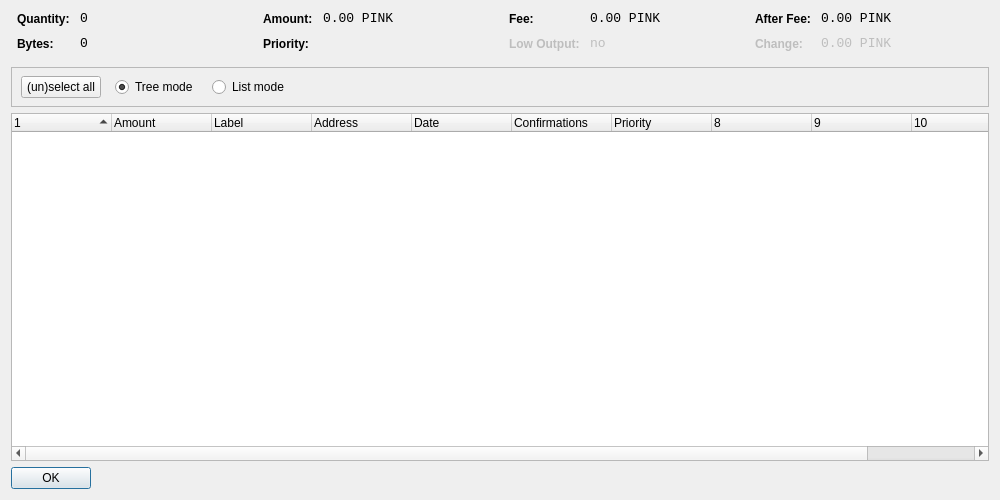
<?xml version="1.0" encoding="UTF-8"?>
<ui version="4.0">
 <class>CoinControlDialog</class>
 <widget class="QDialog" name="CoinControlDialog">
  <property name="geometry">
   <rect>
    <x>0</x>
    <y>0</y>
    <width>1000</width>
    <height>500</height>
   </rect>
  </property>
  <property name="windowTitle">
   <string>Coin Control</string>
  </property>
  <layout class="QVBoxLayout" name="verticalLayout">
   <item>
    <layout class="QHBoxLayout" name="horizontalLayoutTop" stretch="0,0,0,0">
     <property name="topMargin">
      <number>0</number>
     </property>
     <property name="bottomMargin">
      <number>10</number>
     </property>
     <item>
      <layout class="QFormLayout" name="formLayoutCoinControl1">
       <property name="horizontalSpacing">
        <number>10</number>
       </property>
       <property name="verticalSpacing">
        <number>10</number>
       </property>
       <property name="leftMargin">
        <number>6</number>
       </property>
       <property name="rightMargin">
        <number>6</number>
       </property>
       <item row="0" column="0">
        <widget class="QLabel" name="labelCoinControlQuantityText">
         <property name="styleSheet">
          <string notr="true">font-weight:bold;</string>
         </property>
         <property name="text">
          <string>Quantity:</string>
         </property>
        </widget>
       </item>
       <item row="0" column="1">
        <widget class="QLabel" name="labelCoinControlQuantity">
         <property name="font">
          <font>
           <family>Monospace</family>
           <pointsize>10</pointsize>
          </font>
         </property>
         <property name="cursor">
          <cursorShape>IBeamCursor</cursorShape>
         </property>
         <property name="contextMenuPolicy">
          <enum>Qt::ActionsContextMenu</enum>
         </property>
         <property name="text">
          <string notr="true">0</string>
         </property>
         <property name="textInteractionFlags">
          <set>Qt::LinksAccessibleByMouse|Qt::TextSelectableByKeyboard|Qt::TextSelectableByMouse</set>
         </property>
        </widget>
       </item>
       <item row="1" column="0">
        <widget class="QLabel" name="labelCoinControlBytesText">
         <property name="styleSheet">
          <string notr="true">font-weight:bold;</string>
         </property>
         <property name="text">
          <string>Bytes:</string>
         </property>
        </widget>
       </item>
       <item row="1" column="1">
        <widget class="QLabel" name="labelCoinControlBytes">
         <property name="font">
          <font>
           <family>Monospace</family>
           <pointsize>10</pointsize>
          </font>
         </property>
         <property name="cursor">
          <cursorShape>IBeamCursor</cursorShape>
         </property>
         <property name="contextMenuPolicy">
          <enum>Qt::ActionsContextMenu</enum>
         </property>
         <property name="text">
          <string notr="true">0</string>
         </property>
         <property name="textInteractionFlags">
          <set>Qt::LinksAccessibleByMouse|Qt::TextSelectableByKeyboard|Qt::TextSelectableByMouse</set>
         </property>
        </widget>
       </item>
      </layout>
     </item>
     <item>
      <layout class="QFormLayout" name="formLayoutCoinControl2">
       <property name="horizontalSpacing">
        <number>10</number>
       </property>
       <property name="verticalSpacing">
        <number>10</number>
       </property>
       <property name="leftMargin">
        <number>6</number>
       </property>
       <property name="rightMargin">
        <number>6</number>
       </property>
       <item row="0" column="0">
        <widget class="QLabel" name="labelCoinControlAmountText">
         <property name="styleSheet">
          <string notr="true">font-weight:bold;</string>
         </property>
         <property name="text">
          <string>Amount:</string>
         </property>
        </widget>
       </item>
       <item row="0" column="1">
        <widget class="QLabel" name="labelCoinControlAmount">
         <property name="font">
          <font>
           <family>Monospace</family>
           <pointsize>10</pointsize>
          </font>
         </property>
         <property name="cursor">
          <cursorShape>IBeamCursor</cursorShape>
         </property>
         <property name="contextMenuPolicy">
          <enum>Qt::ActionsContextMenu</enum>
         </property>
         <property name="text">
          <string notr="true">0.00 PINK</string>
         </property>
         <property name="textInteractionFlags">
          <set>Qt::LinksAccessibleByMouse|Qt::TextSelectableByKeyboard|Qt::TextSelectableByMouse</set>
         </property>
        </widget>
       </item>
       <item row="1" column="0">
        <widget class="QLabel" name="labelCoinControlPriorityText">
         <property name="styleSheet">
          <string notr="true">font-weight:bold;</string>
         </property>
         <property name="text">
          <string>Priority:</string>
         </property>
        </widget>
       </item>
       <item row="1" column="1">
        <widget class="QLabel" name="labelCoinControlPriority">
         <property name="font">
          <font>
           <family>Monospace</family>
           <pointsize>10</pointsize>
          </font>
         </property>
         <property name="cursor">
          <cursorShape>IBeamCursor</cursorShape>
         </property>
         <property name="contextMenuPolicy">
          <enum>Qt::ActionsContextMenu</enum>
         </property>
         <property name="text">
          <string/>
         </property>
         <property name="textInteractionFlags">
          <set>Qt::LinksAccessibleByMouse|Qt::TextSelectableByKeyboard|Qt::TextSelectableByMouse</set>
         </property>
        </widget>
       </item>
      </layout>
     </item>
     <item>
      <layout class="QFormLayout" name="formLayoutCoinControl3">
       <property name="horizontalSpacing">
        <number>10</number>
       </property>
       <property name="verticalSpacing">
        <number>10</number>
       </property>
       <property name="leftMargin">
        <number>6</number>
       </property>
       <property name="rightMargin">
        <number>6</number>
       </property>
       <item row="0" column="0">
        <widget class="QLabel" name="labelCoinControlFeeText">
         <property name="styleSheet">
          <string notr="true">font-weight:bold;</string>
         </property>
         <property name="text">
          <string>Fee:</string>
         </property>
        </widget>
       </item>
       <item row="0" column="1">
        <widget class="QLabel" name="labelCoinControlFee">
         <property name="font">
          <font>
           <family>Monospace</family>
           <pointsize>10</pointsize>
          </font>
         </property>
         <property name="cursor">
          <cursorShape>IBeamCursor</cursorShape>
         </property>
         <property name="contextMenuPolicy">
          <enum>Qt::ActionsContextMenu</enum>
         </property>
         <property name="text">
          <string notr="true">0.00 PINK</string>
         </property>
         <property name="textInteractionFlags">
          <set>Qt::LinksAccessibleByMouse|Qt::TextSelectableByKeyboard|Qt::TextSelectableByMouse</set>
         </property>
        </widget>
       </item>
       <item row="1" column="0">
        <widget class="QLabel" name="labelCoinControlLowOutputText">
         <property name="enabled">
          <bool>false</bool>
         </property>
         <property name="styleSheet">
          <string notr="true">font-weight:bold;</string>
         </property>
         <property name="text">
          <string>Low Output:</string>
         </property>
        </widget>
       </item>
       <item row="1" column="1">
        <widget class="QLabel" name="labelCoinControlLowOutput">
         <property name="enabled">
          <bool>false</bool>
         </property>
         <property name="font">
          <font>
           <family>Monospace</family>
           <pointsize>10</pointsize>
          </font>
         </property>
         <property name="cursor">
          <cursorShape>IBeamCursor</cursorShape>
         </property>
         <property name="contextMenuPolicy">
          <enum>Qt::ActionsContextMenu</enum>
         </property>
         <property name="text">
          <string notr="true">no</string>
         </property>
         <property name="textInteractionFlags">
          <set>Qt::LinksAccessibleByMouse|Qt::TextSelectableByKeyboard|Qt::TextSelectableByMouse</set>
         </property>
        </widget>
       </item>
      </layout>
     </item>
     <item>
      <layout class="QFormLayout" name="formLayoutCoinControl4">
       <property name="horizontalSpacing">
        <number>10</number>
       </property>
       <property name="verticalSpacing">
        <number>10</number>
       </property>
       <property name="leftMargin">
        <number>6</number>
       </property>
       <property name="rightMargin">
        <number>6</number>
       </property>
       <item row="0" column="0">
        <widget class="QLabel" name="labelCoinControlAfterFeeText">
         <property name="styleSheet">
          <string notr="true">font-weight:bold;</string>
         </property>
         <property name="text">
          <string>After Fee:</string>
         </property>
        </widget>
       </item>
       <item row="0" column="1">
        <widget class="QLabel" name="labelCoinControlAfterFee">
         <property name="font">
          <font>
           <family>Monospace</family>
           <pointsize>10</pointsize>
          </font>
         </property>
         <property name="cursor">
          <cursorShape>IBeamCursor</cursorShape>
         </property>
         <property name="contextMenuPolicy">
          <enum>Qt::ActionsContextMenu</enum>
         </property>
         <property name="text">
          <string notr="true">0.00 PINK</string>
         </property>
         <property name="textInteractionFlags">
          <set>Qt::LinksAccessibleByMouse|Qt::TextSelectableByKeyboard|Qt::TextSelectableByMouse</set>
         </property>
        </widget>
       </item>
       <item row="1" column="0">
        <widget class="QLabel" name="labelCoinControlChangeText">
         <property name="enabled">
          <bool>false</bool>
         </property>
         <property name="styleSheet">
          <string notr="true">font-weight:bold;</string>
         </property>
         <property name="text">
          <string>Change:</string>
         </property>
        </widget>
       </item>
       <item row="1" column="1">
        <widget class="QLabel" name="labelCoinControlChange">
         <property name="enabled">
          <bool>false</bool>
         </property>
         <property name="font">
          <font>
           <family>Monospace</family>
           <pointsize>10</pointsize>
          </font>
         </property>
         <property name="cursor">
          <cursorShape>IBeamCursor</cursorShape>
         </property>
         <property name="contextMenuPolicy">
          <enum>Qt::ActionsContextMenu</enum>
         </property>
         <property name="text">
          <string notr="true">0.00 PINK</string>
         </property>
         <property name="textInteractionFlags">
          <set>Qt::LinksAccessibleByMouse|Qt::TextSelectableByKeyboard|Qt::TextSelectableByMouse</set>
         </property>
        </widget>
       </item>
      </layout>
     </item>
    </layout>
   </item>
   <item>
    <widget class="QFrame" name="frame">
     <property name="minimumSize">
      <size>
       <width>0</width>
       <height>40</height>
      </size>
     </property>
     <property name="frameShape">
      <enum>QFrame::StyledPanel</enum>
     </property>
     <property name="frameShadow">
      <enum>QFrame::Sunken</enum>
     </property>
     <widget class="QWidget" name="horizontalLayoutWidget">
      <property name="geometry">
       <rect>
        <x>10</x>
        <y>0</y>
        <width>781</width>
        <height>41</height>
       </rect>
      </property>
      <layout class="QHBoxLayout" name="horizontalLayoutPanel" stretch="0,0,0,0,0">
       <property name="spacing">
        <number>14</number>
       </property>
       <item>
        <widget class="QPushButton" name="pushButtonSelectAll">
         <property name="sizePolicy">
          <sizepolicy hsizetype="Maximum" vsizetype="Fixed">
           <horstretch>0</horstretch>
           <verstretch>0</verstretch>
          </sizepolicy>
         </property>
         <property name="text">
          <string>(un)select all</string>
         </property>
        </widget>
       </item>
       <item>
        <widget class="QRadioButton" name="radioTreeMode">
         <property name="sizePolicy">
          <sizepolicy hsizetype="Maximum" vsizetype="Fixed">
           <horstretch>0</horstretch>
           <verstretch>0</verstretch>
          </sizepolicy>
         </property>
         <property name="text">
          <string>Tree mode</string>
         </property>
         <property name="checked">
          <bool>true</bool>
         </property>
        </widget>
       </item>
       <item>
        <widget class="QRadioButton" name="radioListMode">
         <property name="sizePolicy">
          <sizepolicy hsizetype="Maximum" vsizetype="Fixed">
           <horstretch>0</horstretch>
           <verstretch>0</verstretch>
          </sizepolicy>
         </property>
         <property name="text">
          <string>List mode</string>
         </property>
        </widget>
       </item>
       <item>
        <spacer name="horizontalSpacer">
         <property name="orientation">
          <enum>Qt::Horizontal</enum>
         </property>
         <property name="sizeHint" stdset="0">
          <size>
           <width>40</width>
           <height>20</height>
          </size>
         </property>
        </spacer>
       </item>
      </layout>
     </widget>
    </widget>
   </item>
   <item>
    <widget class="CoinControlTreeWidget" name="treeWidget">
     <property name="contextMenuPolicy">
      <enum>Qt::CustomContextMenu</enum>
     </property>
     <property name="sortingEnabled">
      <bool>false</bool>
     </property>
     <property name="columnCount">
      <number>11</number>
     </property>
     <attribute name="headerShowSortIndicator" stdset="0">
      <bool>true</bool>
     </attribute>
     <attribute name="headerStretchLastSection">
      <bool>false</bool>
     </attribute>
     <column>
      <property name="text">
       <string/>
      </property>
     </column>
     <column>
      <property name="text">
       <string>Amount</string>
      </property>
     </column>
     <column>
      <property name="text">
       <string>Label</string>
      </property>
     </column>
     <column>
      <property name="text">
       <string>Address</string>
      </property>
     </column>
     <column>
      <property name="text">
       <string>Date</string>
      </property>
     </column>
     <column>
      <property name="text">
       <string>Confirmations</string>
      </property>
      <property name="toolTip">
       <string>Confirmed</string>
      </property>
     </column>
     <column>
      <property name="text">
       <string>Priority</string>
      </property>
     </column>
     <column>
      <property name="text">
       <string/>
      </property>
     </column>
     <column>
      <property name="text">
       <string/>
      </property>
     </column>
     <column>
      <property name="text">
       <string/>
      </property>
     </column>
     <column>
      <property name="text">
       <string/>
      </property>
     </column>
    </widget>
   </item>
   <item>
    <widget class="QDialogButtonBox" name="buttonBox">
     <property name="sizePolicy">
      <sizepolicy hsizetype="Maximum" vsizetype="Fixed">
       <horstretch>0</horstretch>
       <verstretch>0</verstretch>
      </sizepolicy>
     </property>
     <property name="orientation">
      <enum>Qt::Horizontal</enum>
     </property>
     <property name="standardButtons">
      <set>QDialogButtonBox::Ok</set>
     </property>
    </widget>
   </item>
  </layout>
 </widget>
 <customwidgets>
  <customwidget>
   <class>CoinControlTreeWidget</class>
   <extends>QTreeWidget</extends>
   <header>coincontroltreewidget.h</header>
  </customwidget>
 </customwidgets>
 <resources/>
 <connections/>
</ui>
